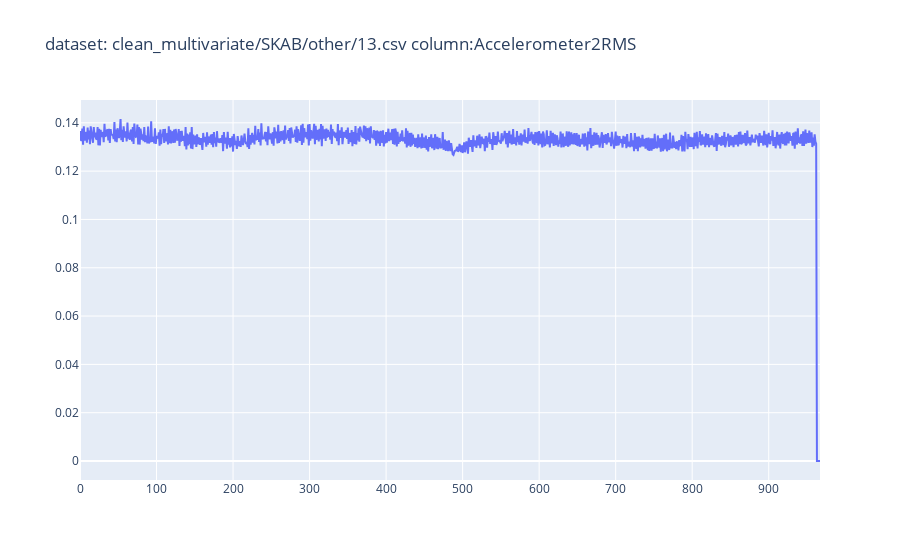
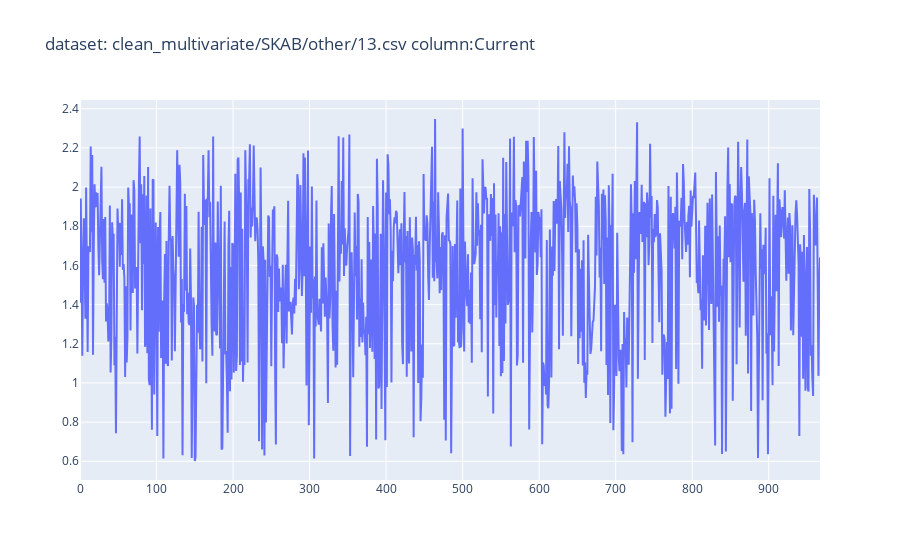
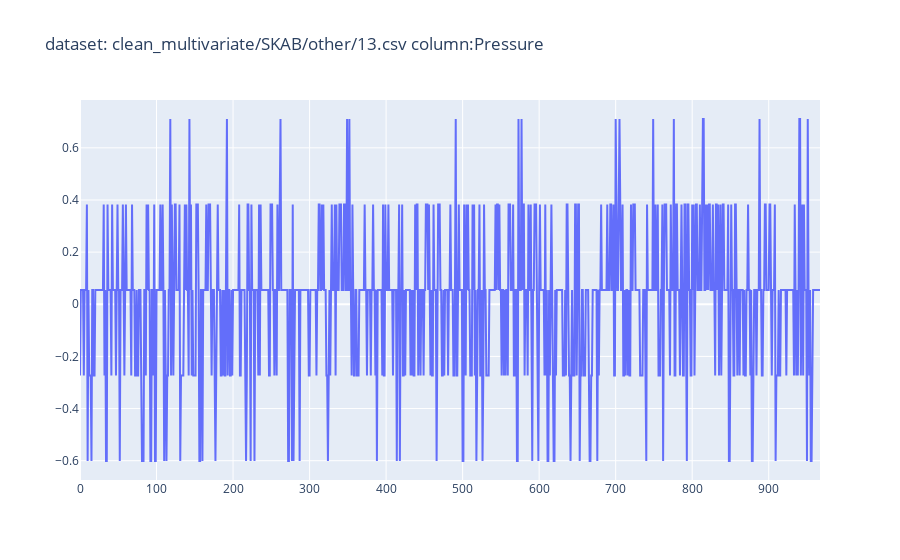
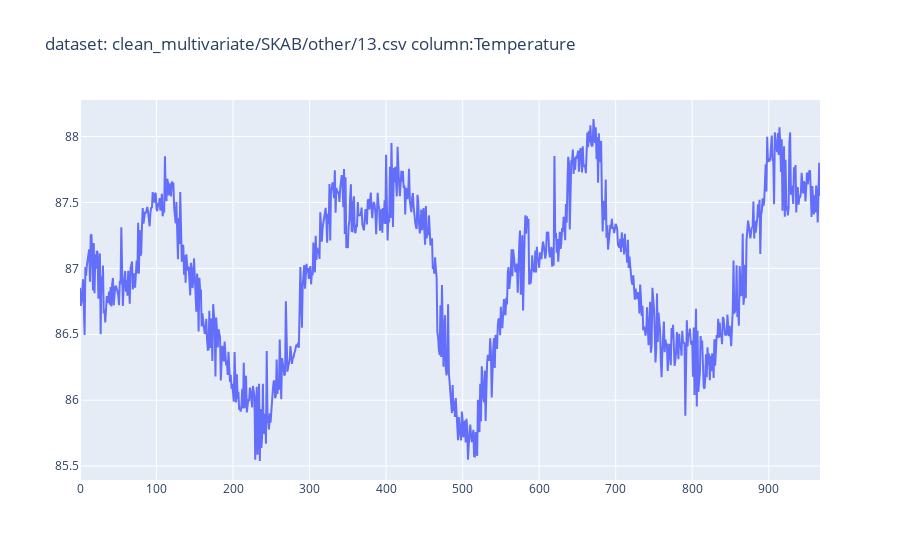

The notebook cell these images were saved under, in order:
### Code cell
from datetime import datetime
base_file ='multivariate_abnormal_point.csv'
base = pd.read_csv(base_file)

for idx, dataset in enumerate(base["Dataset"]):
    df=pd.read_csv("dataset/"+dataset, index_col=0)
    for i in df.columns:
        plot_time_series(df[i].values,title="dataset: "+dataset+" column:"+str(i)).show()
    

        #break 109; 149; 435; 493

### Figure 1 — Plotly figure (JSON) as saved in the notebook; plotly's stock layout.template omitted (floating-point values rounded to 4 significant figures; data arrays with more than 128 entries replaced by an {"elided": "..."} marker saying what was removed)
{"data": [{"type": "scatter", "y": {"elided": "968 float values"}}], "layout": {"title": {"text": "dataset: clean_multivariate/SKAB/other/13.csv column:Accelerometer2RMS"}}}

### Figure 2 — Plotly figure (JSON) as saved in the notebook; plotly's stock layout.template omitted (floating-point values rounded to 4 significant figures; data arrays with more than 128 entries replaced by an {"elided": "..."} marker saying what was removed)
{"data": [{"type": "scatter", "y": {"elided": "968 float values"}}], "layout": {"title": {"text": "dataset: clean_multivariate/SKAB/other/13.csv column:Current"}}}

### Figure 3 — Plotly figure (JSON) as saved in the notebook; plotly's stock layout.template omitted (floating-point values rounded to 4 significant figures; data arrays with more than 128 entries replaced by an {"elided": "..."} marker saying what was removed)
{"data": [{"type": "scatter", "y": {"elided": "968 float values"}}], "layout": {"title": {"text": "dataset: clean_multivariate/SKAB/other/13.csv column:Pressure"}}}

### Figure 4 — Plotly figure (JSON) as saved in the notebook; plotly's stock layout.template omitted (floating-point values rounded to 4 significant figures; data arrays with more than 128 entries replaced by an {"elided": "..."} marker saying what was removed)
{"data": [{"type": "scatter", "y": {"elided": "968 float values"}}], "layout": {"title": {"text": "dataset: clean_multivariate/SKAB/other/13.csv column:Temperature"}}}
